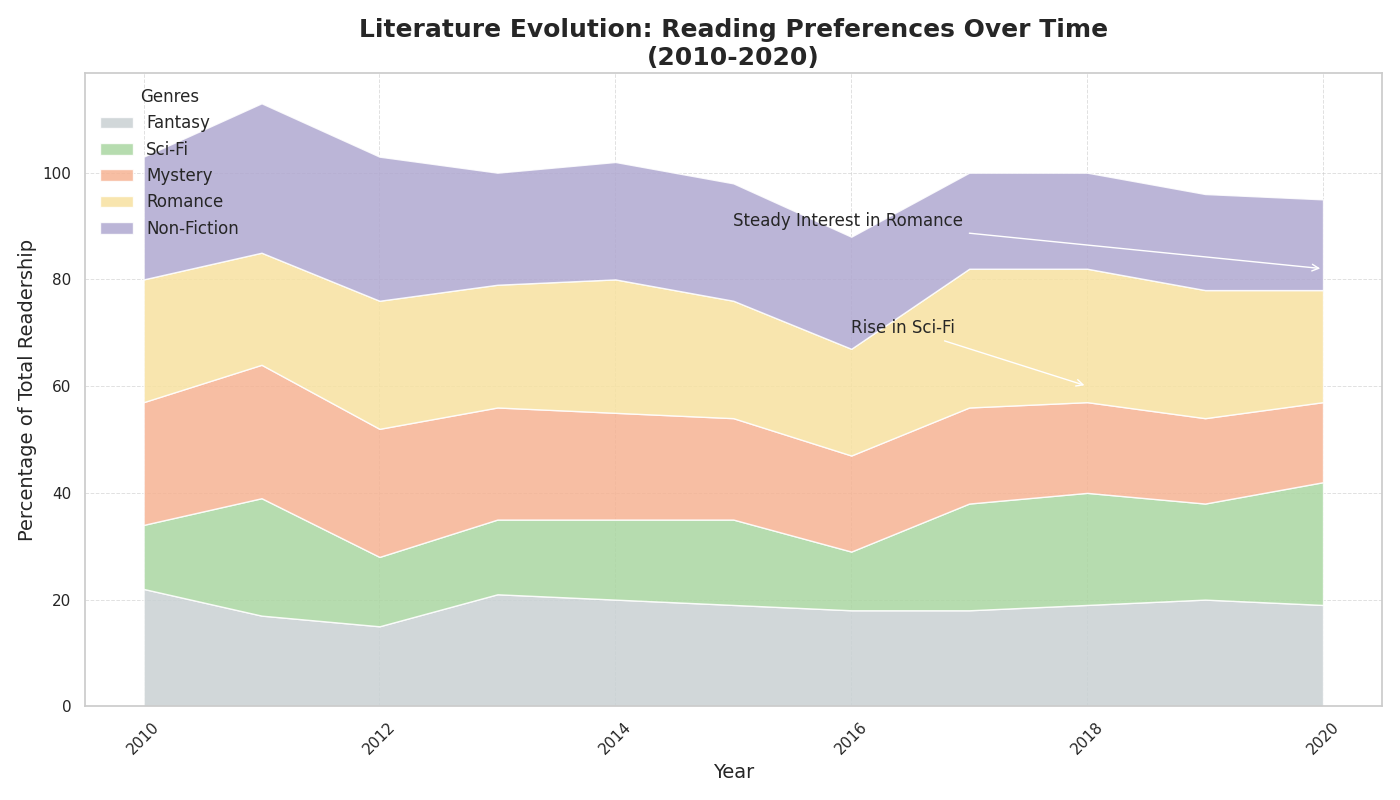

Here is the Python script that generated this plot:
import matplotlib.pyplot as plt
import numpy as np

years = np.arange(2010, 2021)

# Shuffle the content within each genre array, maintaining original dimensionality
fantasy = np.array([22, 17, 15, 21, 20, 19, 18, 18, 19, 20, 19])
sci_fi = np.array([12, 22, 13, 14, 15, 16, 11, 20, 21, 18, 23])
mystery = np.array([23, 25, 24, 21, 20, 19, 18, 18, 17, 16, 15])
romance = np.array([23, 21, 24, 23, 25, 22, 20, 26, 25, 24, 21])
non_fiction = np.array([23, 28, 27, 21, 22, 22, 21, 18, 18, 18, 17])

fig, ax = plt.subplots(figsize=(14, 8))
ax.stackplot(years, fantasy, sci_fi, mystery, romance, non_fiction,
             labels=['Fantasy', 'Sci-Fi', 'Mystery', 'Romance', 'Non-Fiction'],
             colors=['#c9d1d3', '#aad6a1', '#f6b393', '#f7e1a0', '#b0a8d0'], alpha=0.85)

ax.set_title('Literature Evolution: Reading Preferences Over Time\n(2010-2020)', fontsize=18, fontweight='bold', loc='center')
ax.set_xlabel('Year', fontsize=14)
ax.set_ylabel('Percentage of Total Readership', fontsize=14)

ax.grid(True, linestyle='--', linewidth=0.7, alpha=0.6)
ax.legend(loc='upper left', title='Genres', fontsize=12, frameon=False)
plt.setp(ax.xaxis.get_majorticklabels(), rotation=45)

ax.annotate('Rise in Sci-Fi', xy=(2018, 60), xytext=(2016, 70),
            arrowprops=dict(facecolor='black', arrowstyle='->'), fontsize=12)
ax.annotate('Steady Interest in Romance', xy=(2020, 82), xytext=(2015, 90),
            arrowprops=dict(facecolor='black', arrowstyle='->'), fontsize=12)

plt.tight_layout()
plt.show()
